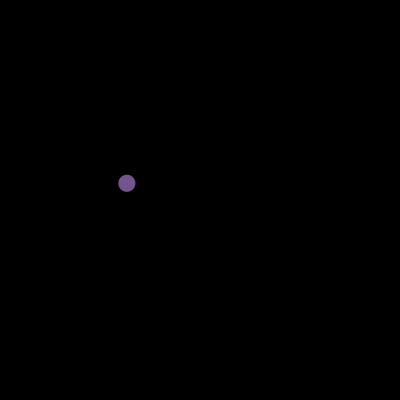
Frame 1 (no input)
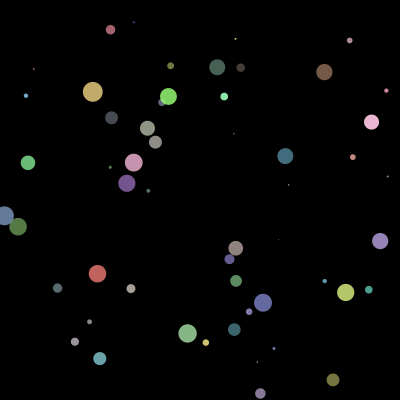
Frame 60 (the mouse pressed at the canvas centre just before this capture)
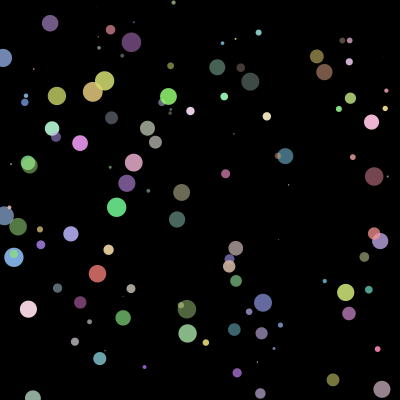
Frame 120 (the mouse held since frame 60 and released just before this capture)

The Processing sketch that drew these frames (run headless with seeded random() and noise(); from frame 60 on, the mouse is pressed at the canvas centre):

// Processing sketch: processing_5861
// ── processing_5861.pde

//farben
float r; //red
float g; //green
float b; //blue
float a; //alpha chanal

//diameter
float diam;
float x;
float y;

int value = 255;

void setup() {
  size(400,400);
  background(0);
  smooth();
  frameRate(25);
}

void draw() {
  fill(value);
  //noStroke();

  //stroke(r,g,b,a);
  //strokeWeight(18);
  
line(mouseX,mouseY,mouseX,mouseY); //Mausposition

r = random(111,255);
g = random(111,255);
b = random(111,255);
a = random(111,255);
diam = random(20);
x = random(width);
y = random(height);

//ellipse confett
noStroke();
fill(r,g,b,a);
ellipse(x,y,diam,diam);
}

void mousePressed() {
  if (mouseButton == LEFT){
    background(255);
  } else if (mouseButton == RIGHT)
  {
    background(r,g,b,a);
  }
  
}
